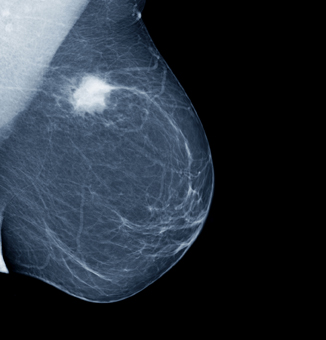
#> input picture lab1/breast.jpg, 326 x 340 px
$ python Negative.py
#> lines starting #> are read from the running program, lines starting #| are printed output that depends on the picture
### lab1/functions.py
import cv2 as cv
import matplotlib.pyplot as plt
import numpy as np

def read_image(path):

    # Reads an image from the specified file path.
    # Parameters:
    # path (str): The file path to the image.
    # Returns:
    # numpy.ndarray: The image read from the file, or None if the image could not be loaded.

    return cv.imread(path)

# [9 lines left out: function transform_to_gray, not called in this run]

def apply_negative_transform_1(img):

    # Applies a negative transformation to the image using pixel inversion.
    # Parameters:
    # img (numpy.ndarray): The input image.
    # Returns:
    # numpy.ndarray: The negative of the input image.

    return 255 - img

def apply_negative_transform_2(img):

    # Applies a negative transformation to the image using bitwise NOT operation.
    # Parameters:
    # img (numpy.ndarray): The input image.
    # Returns:
    # numpy.ndarray: The negative of the input image.

    return cv.bitwise_not(img)

# [18 lines left out: function plot_Histogram, not called in this run]

def plot_Histogram2(image1, image2, title1='', title2=''):

    # Plots histograms for two images side by side for comparison.
    # Parameters:
    # image1 (numpy.ndarray): The first input grayscale image.
    # image2 (numpy.ndarray): The second input grayscale image.
    # title1 (str): Title for the first histogram plot.
    # title2 (str): Title for the second histogram plot.
    # This function allows visual comparison of pixel intensity distributions between two images.

    plt.figure('Histogram')

    # Calculate histograms for both images
    hist_1 = cv.calcHist([image1], [0], None, [256], [0, 256])
    hist_2 = cv.calcHist([image2], [0], None, [256], [0, 256])

    # Plot first histogram
    plt.subplot(1, 2, 1)
    plt.plot(hist_1)

    # Set title for first histogram plot
    plt.title(title1)

    # Plot second histogram
    plt.subplot(1, 2, 2)
    plt.plot(hist_2)

    # Set title for second histogram plot
    plt.title(title2)

# [123 lines left out: functions plot_Histogram3, histogram_stretching, gamma_transformation, log_transform, histogram_equalizer, not called in this run]

### lab1/Negative.py
import cv2 as cv
import matplotlib.pyplot as plt
import functions


def main():

    img=functions.read_image('breast.jpg')
#> in read_image, returned value is the input picture: shape (340, 326, 3); mean B, G, R 56.8, 46.8, 38.5

    plt.figure('photo')
    plt.subplot(2,2,1)
    plt.imshow(cv.cvtColor(img, cv.COLOR_BGR2RGB))
    plt.title("Original Image")
    plt.axis('off')  # Turn off axis labels

    im_gray=cv.cvtColor(img,cv.COLOR_RGB2GRAY)
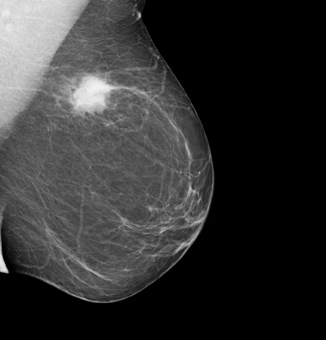
#> im_gray: shape (340, 326); min 0, max 242, mean 48.9
    negative_image1 = functions.apply_negative_transform_1(img)
#> in apply_negative_transform_1, `return 255 - img`:
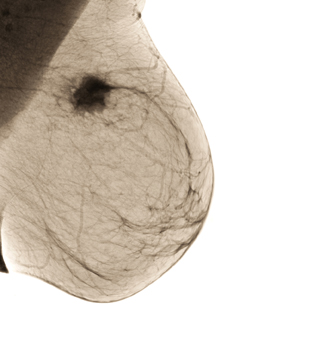
#> returned value: shape (340, 326, 3); mean of channels 0, 1, 2 198.2, 208.2, 216.5; drawn as B, G, R
    negative_image2 = functions.apply_negative_transform_2(img)

    plt.subplot(2, 2, 2)  # Subplot for the negative image
    plt.imshow(cv.cvtColor(im_gray, cv.COLOR_BGR2RGB))
    plt.title("gray scale Image")
    plt.axis('off')

    plt.subplot(2, 2, 3)  # Subplot for the negative image
    plt.imshow(cv.cvtColor(negative_image1, cv.COLOR_BGR2RGB))
    plt.title("Negative Image 1")
    plt.axis('off')

    plt.subplot(2, 2, 4)  # Subplot for the negative image
    plt.imshow(cv.cvtColor(negative_image2, cv.COLOR_BGR2RGB))
    plt.title("Negative Image 2")
    plt.axis('off')

    functions.plot_Histogram2(im_gray,negative_image1,'GrayScale Image','Negative Image')
#> in plot_Histogram2, `hist_1 = cv.calcHist([image1], [0], None, [256], [0, 256])`: hist_1 = 256 values, max 56123 at index 0, min 0 at index 243, mean 433
#> in plot_Histogram2, `hist_2 = cv.calcHist([image2], [0], None, [256], [0, 256])`: hist_2 = 256 values, max 56324 at index 255, min 0 at index 0, mean 433

    plt.show()
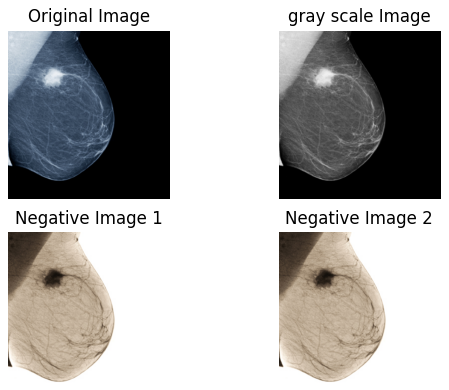
#> figure drawn by matplotlib, 4 panels
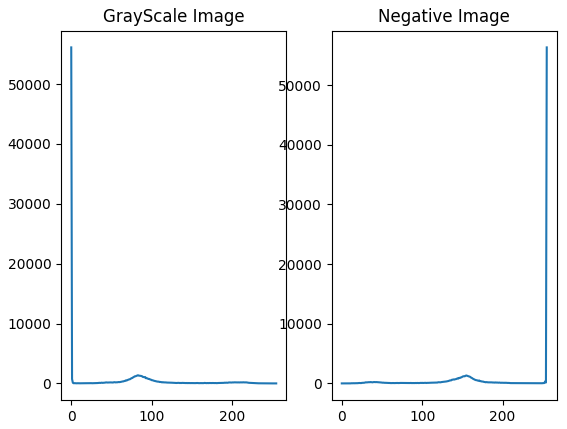
#> figure drawn by matplotlib, 2 panels; panel 1: curve peaks at x = 0, y = 56123; panel 2: curve peaks at x = 255, y = 56324


main()

$ run again, with lab1/flower.jpg copied over lab1/breast.jpg
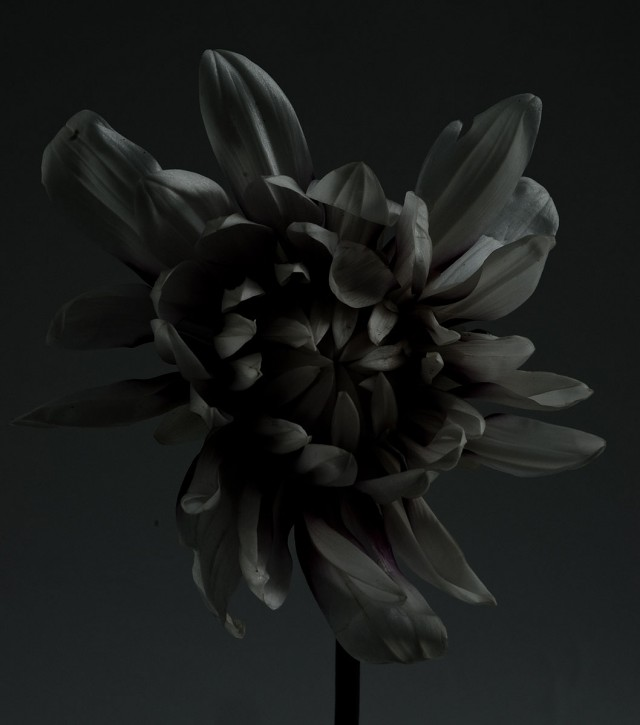
#> input picture lab1/flower.jpg, 640 x 725 px
#> in read_image, returned value is the input picture: shape (725, 640, 3); mean B, G, R 26.6, 27.8, 25.7
#> in apply_negative_transform_1, `return 255 - img`:
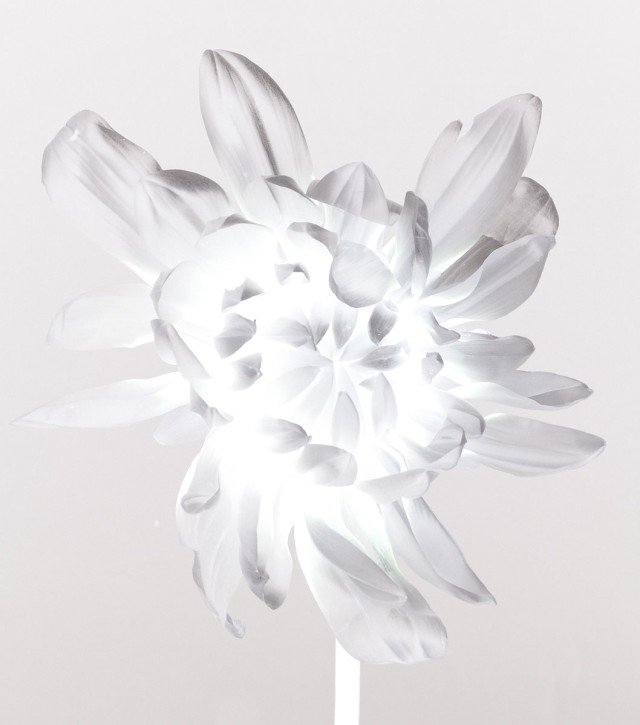
#> returned value: shape (725, 640, 3); mean of channels 0, 1, 2 228.4, 227.2, 229.3; drawn as B, G, R
#> hist_1 = 256 values, max 30569 at index 19, min 0 at index 134, mean 1812.5
#> hist_2 = 256 values, max 30460 at index 236, min 0 at index 0, mean 1812.5
#> in main, `plt.show()`:
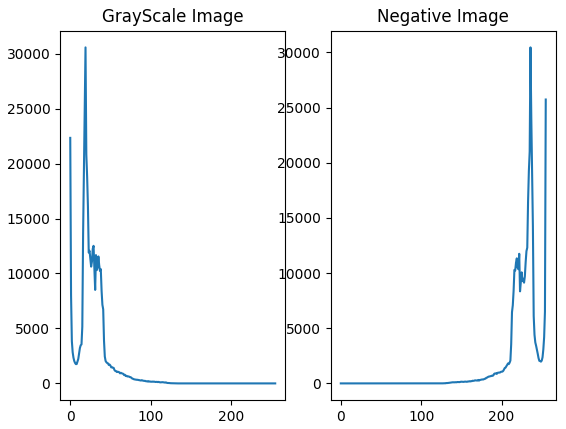
#> figure drawn by matplotlib, 2 panels; panel 1: curve peaks at x = 19, y = 30569; panel 2: curve peaks at x = 236, y = 30460

$ run again, with lab1/flowers.jpg copied over lab1/breast.jpg
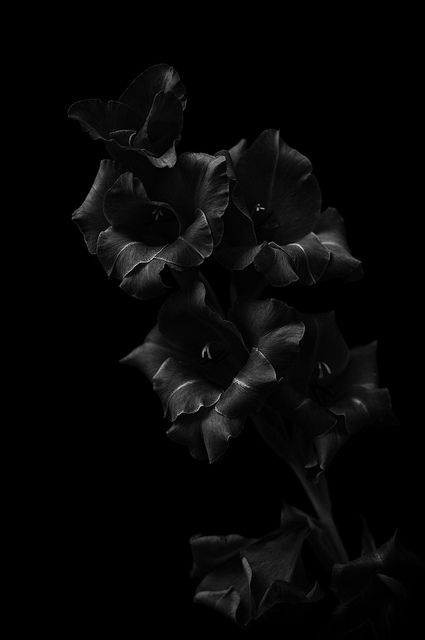
#> input picture lab1/flowers.jpg, 425 x 640 px
#> in read_image, returned value is the input picture: shape (640, 425, 3); min 0, max 210, mean 6.6
#> in apply_negative_transform_1, `return 255 - img`:
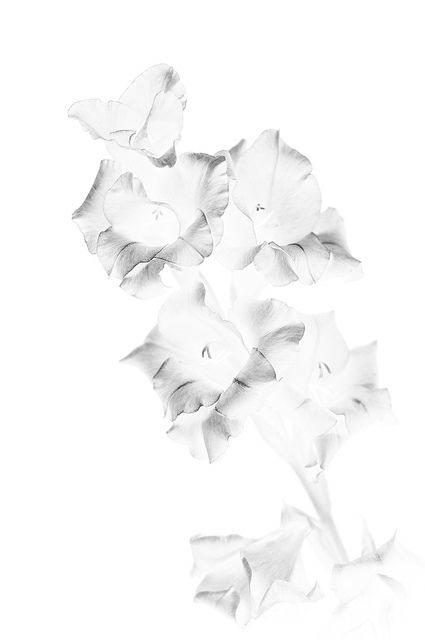
#> returned value: shape (640, 425, 3); min 45, max 255, mean 248.4
#> hist_1 = 256 values, max 174493 at index 0, min 0 at index 162, mean 1062.5
#> hist_2 = 256 values, max 174493 at index 255, min 0 at index 0, mean 1062.5
#> in main, `plt.show()`:
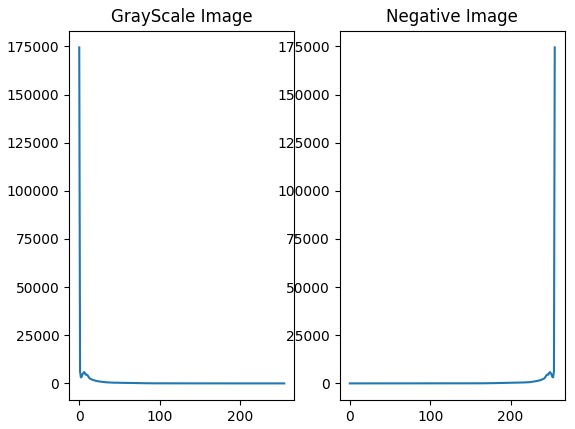
#> figure drawn by matplotlib, 2 panels; panel 1: curve peaks at x = 0, y = 174493; panel 2: curve peaks at x = 255, y = 174493

$ run again, with lab1/images.jpg copied over lab1/breast.jpg
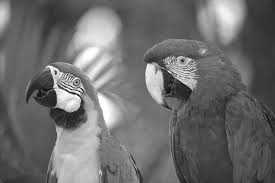
#> input picture lab1/images.jpg, 275 x 183 px
#> in read_image, returned value is the input picture: shape (183, 275, 3); min 0, max 255, mean 109
#> in apply_negative_transform_1, `return 255 - img`:
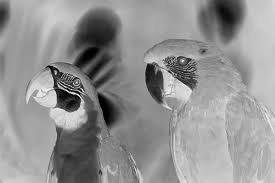
#> returned value: shape (183, 275, 3); min 0, max 255, mean 146
#> hist_1 = 256 values, max 793 at index 90, min 0 at index 1, mean 196.6
#> hist_2 = 256 values, max 793 at index 165, min 0 at index 244, mean 196.6
#> in main, `plt.show()`:
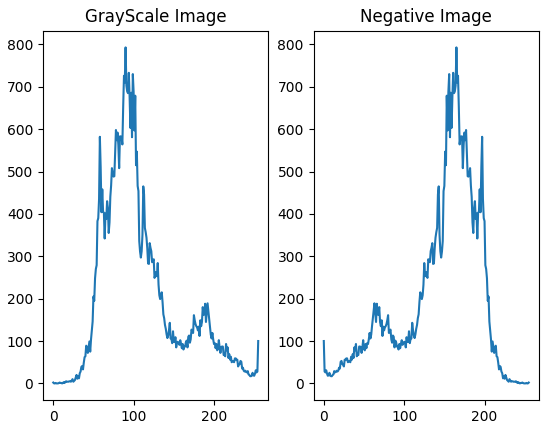
#> figure drawn by matplotlib, 2 panels; panel 1: curve peaks at x = 90, y = 793; panel 2: curve peaks at x = 165, y = 793
